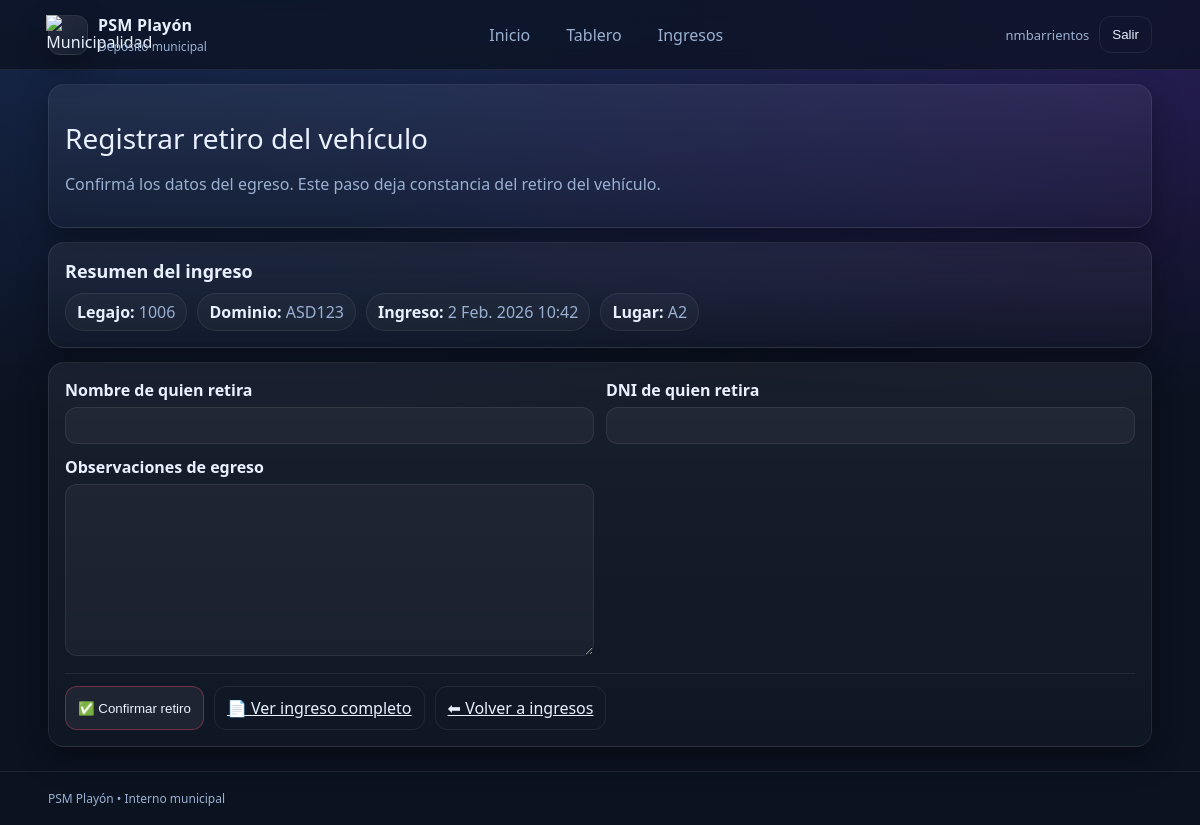
/ingresos/16/egreso/ (signed in), run on the app's committed database.
### vehiculos/models.py (models this page shows, shortened)
class IngresoPlayon(models.Model):
    TIPO_VEHICULO_CHOICES = [
        ("AUTO", "Auto"),
        ("MOTO", "Moto"),
        ("CAMIONETA", "Camioneta"),
        ("CAMION", "Camión"),
        ("OTRO", "Otro"),
    ]
    vehiculo = models.ForeignKey(Vehiculo, on_delete=models.PROTECT, related_name="ingresos")
    fecha_ingreso = models.DateTimeField("Fecha de ingreso", auto_now_add=True)
    tipo_vehiculo = models.CharField("Tipo de vehículo", max_length=20, choices=TIPO_VEHICULO_CHOICES, blank=False)
    marca = models.CharField(max_length=50, blank=False)
    modelo = models.CharField(max_length=50, blank=False)
    anio = models.PositiveIntegerField("Año", null=True, blank=False)
    color = models.CharField(max_length=30, blank=False)
    nro_legajo_playon = models.CharField("N° de legajo en playón", max_length=30, unique=True)
    lugar_infraccion = models.CharField("Lugar de la infracción", max_length=255, blank=False)
    acta_infraccion_recibida = models.BooleanField("Acta de infracción recibida", default=False)
    acta_secuestro_recibida = models.BooleanField("Acta de secuestro recibida", default=False)
    inventario_objetos_visibles_recibido = models.BooleanField("Inventario de objetos visibles recibido", default=False)
    registro_fotografico_recibido = models.BooleanField("Registro fotográfico recibido", default=False)
    PRUEBA_ALCOHOLEMIA_CHOICES = [
        ("SI", "Sí"),
        ("NO", "No"),
        ("NC", "No corresponde"),
    ]
    prueba_alcoholemia_estado = models.CharField(
        "Prueba de alcoholemia/test",
        max_length=2,
        choices=PRUEBA_ALCOHOLEMIA_CHOICES,
        default="NC",
    )
    coincide_inventario = models.BooleanField("¿Coincide el inventario?", default=False)
    coinciden_danios_registrados = models.BooleanField("¿Coinciden los daños registrados?", default=False)
    detalle_danios_no_coincidentes = models.TextField("Detalle de daños no coincidentes", blank=True)
    bateria_desconectada = models.BooleanField("Batería desconectada", default=False)
    ubicacion_interna = models.CharField("Ubicación interna en playa", max_length=100, blank=False)
    lugar = models.ForeignKey(
        LugarPlayon,
        on_delete=models.PROTECT,
        null=True,
        blank=True,
        related_name="ingresos",
    )
    recibido_por = models.ForeignKey(User, on_delete=models.PROTECT, related_name="ingresos_recibidos")
    observaciones_generales = models.TextField("Observaciones generales", blank=True)
    retirado = models.BooleanField("¿Retirado?", default=False)
    fecha_retiro = models.DateTimeField("Fecha de retiro", null=True, blank=True)
    entregado_por = models.ForeignKey(
        User,
        on_delete=models.PROTECT,
        related_name="egresos_entregados",
        null=True,
        blank=True,
    )
    nombre_retira = models.CharField("Nombre de quien retira", max_length=100, blank=True)
    dni_retira = models.CharField("DNI de quien retira", max_length=20, blank=True)
    observaciones_egreso = models.TextField("Observaciones de egreso", blank=True)
    class Meta:
        verbose_name = "Ingreso al playón"
        verbose_name_plural = "Ingresos al playón"
        ordering = ["-fecha_ingreso"]

class Vehiculo(models.Model):
    dominio = models.CharField("Dominio (Patente)", max_length=10, unique=True)
    marca = models.CharField(max_length=50, blank=False)
    modelo = models.CharField(max_length=50, blank=False)
    color = models.CharField(max_length=30, blank=False)
    nro_chasis = models.CharField("N° de chasis", max_length=50, blank=False)
    nro_motor = models.CharField("N° de motor", max_length=50, blank=False)
    anio = models.PositiveIntegerField("Año", null=True, blank=False)
    fecha_alta = models.DateTimeField("Fecha de alta en sistema", auto_now_add=True)

class LugarPlayon(models.Model):
    ESTADO_CHOICES = [
        ("LIBRE", "Libre"),
        ("OCUPADO", "Ocupado"),
        ("FUERA", "Fuera de servicio"),
    ]
    TIPO_CHOICES = [
        ("GENERAL", "General"),
        ("MOTO", "Exclusivo motos"),
    ]
    fila = models.CharField(max_length=1)  # A-Z
    columna = models.PositiveSmallIntegerField()  # 1-15
    estado = models.CharField(max_length=10, choices=ESTADO_CHOICES, default="LIBRE")
    tipo = models.CharField(max_length=10, choices=TIPO_CHOICES, default="GENERAL")
    class Meta:
        unique_together = ("fila", "columna")
        ordering = ["fila", "columna"]
    @property
    def codigo(self):
        return f"{self.fila}{self.columna}"

### ingresos/views.py (the view)
# urls.py: path("<int:ingreso_id>/egreso/", views.registrar_egreso, name="registrar_egreso"),
@login_required
def registrar_egreso(request, ingreso_id):
    grupos = set(request.user.groups.values_list("name", flat=True))
    if "ENCARGADO_PLAYON" not in grupos and "ADMIN_SISTEMA" not in grupos:
        return render(request, "cuentas/no_permiso.html")
    ingreso = get_object_or_404(IngresoPlayon, id=ingreso_id)
    if ingreso.retirado:
        return redirect("lista_ingresos")
    if request.method == "POST":
        form = EgresoPlayonForm(request.POST, instance=ingreso)
        if form.is_valid():
            egreso = form.save(commit=False)
            egreso.retirado = True
            egreso.fecha_retiro = timezone.now()
            egreso.entregado_por = request.user
            egreso.save()
            if egreso.lugar:
                MovimientoLugar.objects.create(
                    ingreso=egreso,
                    lugar_anterior=egreso.lugar,
                    lugar_nuevo=egreso.lugar,
                    movido_por=request.user,
                    motivo="Egreso (retiro del playón)",
                )
                egreso.lugar.estado = "LIBRE"
                egreso.lugar.save()
            return redirect("imprimir_retiro", ingreso_id=egreso.id)
    else:
        form = EgresoPlayonForm(instance=ingreso)
    return render(request, "ingresos/egreso_form.html", {"form": form, "ingreso": ingreso})

### vehiculos/forms.py
class EgresoPlayonForm(forms.ModelForm):
    class Meta:
        model = IngresoPlayon
        fields = ("nombre_retira", "dni_retira", "observaciones_egreso")

### templates/ingresos/egreso_form.html (shortened to what this page needs)
{% extends "base.html" %}
{% block content %}
  <div class="card">
    <div class="h1">Registrar retiro del vehículo</div>
    <p class="muted">
      Confirmá los datos del egreso. Este paso deja constancia del retiro del vehículo.
    </p>
  </div>
  <div class="card">
    <div class="h2">Resumen del ingreso</div>
    <div class="pills">
      <span class="pill"><b>Legajo:</b> {{ ingreso.nro_legajo_playon }}</span>
      <span class="pill"><b>Dominio:</b> {{ ingreso.vehiculo.dominio }}</span>
      <span class="pill"><b>Ingreso:</b> {{ ingreso.fecha_ingreso }}</span>
      {% if ingreso.lugar %}
        <span class="pill"><b>Lugar:</b> {{ ingreso.lugar.codigo }}</span>
      {% endif %}
    </div>
  </div>
  <div class="card">
    <form method="post">
      <div class="field-grid">
        {% for field in form %}
          <div>
            <div class="field-label">
              {{ field.label }}
            </div>
            {{ field }}
          </div>
        {% endfor %}
      </div>
      <hr class="hr">
      <div style="display:flex; gap:10px; flex-wrap:wrap;">
        <button class="btn btn--bad" type="submit">✅ Confirmar retiro</button>
        <a class="btn btn--ghost" href="{% url 'detalle_ingreso' ingreso.id %}">
          📄 Ver ingreso completo
        </a>
        <a class="btn btn--ghost" href="{% url 'lista_ingresos' %}">
          ⬅ Volver a ingresos
        </a>
      </div>
    </form>
  </div>
{% endblock %}

### templates/base.html (shortened to what this page needs)
{% load static %}
<!doctype html>
<html lang="es">
<head>
  <link rel="stylesheet" href="{% static 'css/app.css' %}">
</head>
<body>
  <header class="topbar">
    <div class="container topbar__inner">
      <div class="brand">
        <div class="brand__logo">
          <img src="{% static 'img/logo_muni.png' %}"
              alt="Municipalidad"
              style="width:105%; height:105%; object-fit:contain;">
        </div>
        <div class="brand__text">
          <div class="brand__title">PSM Playón</div>
          <div class="brand__sub">Depósito municipal</div>
        </div>
      </div>
      <nav class="topnav">
        <a class="topnav__link" href="{% url 'home' %}">Inicio</a>
        <a class="topnav__link" href="{% url 'tablero_playon' %}">Tablero</a>
        <a class="topnav__link" href="{% url 'lista_ingresos' %}">Ingresos</a>
      </nav>
      <div class="userbox">
        {% if request.user.is_authenticated %}
          <span class="userbox__name">{{ request.user.username }}</span>
          <form method="post" action="{% url 'logout' %}">
            <button class="btn btn--ghost" type="submit">Salir</button>
          </form>
        {% endif %}
      </div>
    </div>
  </header>
  <main class="container">
    {% block content %}{% endblock %}
  </main>
  <footer class="footer">
    <div class="container footer__inner">
      <span>PSM Playón • Interno municipal</span>
    </div>
  </footer>
</body>
</html>

### static/css/app.css (style rules this page uses)
:root { --bg:#0b1220; --panel:#0f1a2e; --card:#111f38; --muted:#9bb0d1; --text:#e9f0ff; --line:rgba(255,255,255,.08); --shadow: 0 12px 30px rgba(0,0,0,.35); --ok:#1fbf75; --bad:#ff4d6d; --warn:#f6c945; --neutral:#8aa0c2; }
* { box-sizing:border-box; }
body { margin:0; font-family: ui-sans-serif, system-ui, -apple-system, Segoe UI, Roboto, Arial; background: radial-gradient(1200px 500px at 20% -10%, #1a2d57, transparent), radial-gradient(900px 400px at 90% 0%, #2b1a57, transparent), var(--bg); color: var(--text); }
a { color: inherit; }
.container { width:min(1525px, 92vw); margin: 0 auto; }
.topbar { position: sticky; top:0; z-index:10; background: rgba(11,18,32,.75); backdrop-filter: blur(10px); border-bottom: 1px solid var(--line); }
.topbar__inner { display:flex; align-items:center; justify-content:space-between; padding: 14px 0; gap: 16px; }
.brand { display:flex; align-items:center; gap:10px; }
.brand__logo { width:40px; height:40px; display:grid; place-items:center; border-radius: 12px; background: linear-gradient(145deg, rgba(255,255,255,.10), rgba(255,255,255,.03)); border: 1px solid var(--line); box-shadow: var(--shadow); }
.brand__title { font-weight:800; letter-spacing:.2px; }
.brand__sub { color: var(--muted); font-size: 12px; margin-top:2px; }
.topnav { display:flex; gap:10px; }
.topnav__link { text-decoration:none; padding: 8px 12px; border-radius: 10px; border: 1px solid transparent; color: var(--muted); }
.userbox { display:flex; align-items:center; gap:10px; }
.userbox__name { color: var(--muted); font-size: 13px; }
.footer { margin-top: 24px; padding: 18px 0; border-top: 1px solid var(--line); color: var(--muted); font-size: 12px; }
.card { background: linear-gradient(180deg, rgba(255,255,255,.06), rgba(255,255,255,.02)); border: 1px solid var(--line); border-radius: 16px; box-shadow: var(--shadow); padding: 16px; margin: 14px 0; }
.h1 { font-size: 28px; margin: 18px 0 6px; }
.muted { color: var(--muted); }
.pills { display:flex; flex-wrap:wrap; gap:10px; margin-top:10px; }
.pill { border:1px solid var(--line); border-radius: 999px; padding: 7px 11px; background: rgba(255,255,255,.03); color: var(--muted); }
.pill b { color: var(--text); }
.btn { border: 1px solid var(--line); background: rgba(255,255,255,.06); color: var(--text); border-radius: 12px; padding: 10px 12px; cursor:pointer; }
.btn--ghost { background: transparent; }
.btn--bad { border-color: rgba(255,77,109,.35); }
.hr { border:0; border-top:1px solid var(--line); margin: 12px 0; }
.h2 { font-size: 18px; font-weight: 800; margin:0; }
.field-grid { display:grid; grid-template-columns: repeat(2, minmax(0, 1fr)); gap: 12px; }
.field-label { font-weight: 800; margin-bottom: 6px; }
input, select, textarea { width: 100%; padding: 10px 12px; border-radius: 12px; border: 1px solid var(--line); background: rgba(255,255,255,.04); color: var(--text); outline: none; }
textarea { min-height: 90px; resize: vertical; }

### data on the page
IngresoPlayon: nro_legajo_playon "1006", vehiculo.dominio "ASD123", fecha_ingreso "2 Feb. 2026 10:42", lugar.codigo "A2"

### other printed values
{{ request.user.username }} "nmbarrientos"
{{ field.label }} "Nombre de quien retira" "DNI de quien retira" "Observaciones de egreso"
